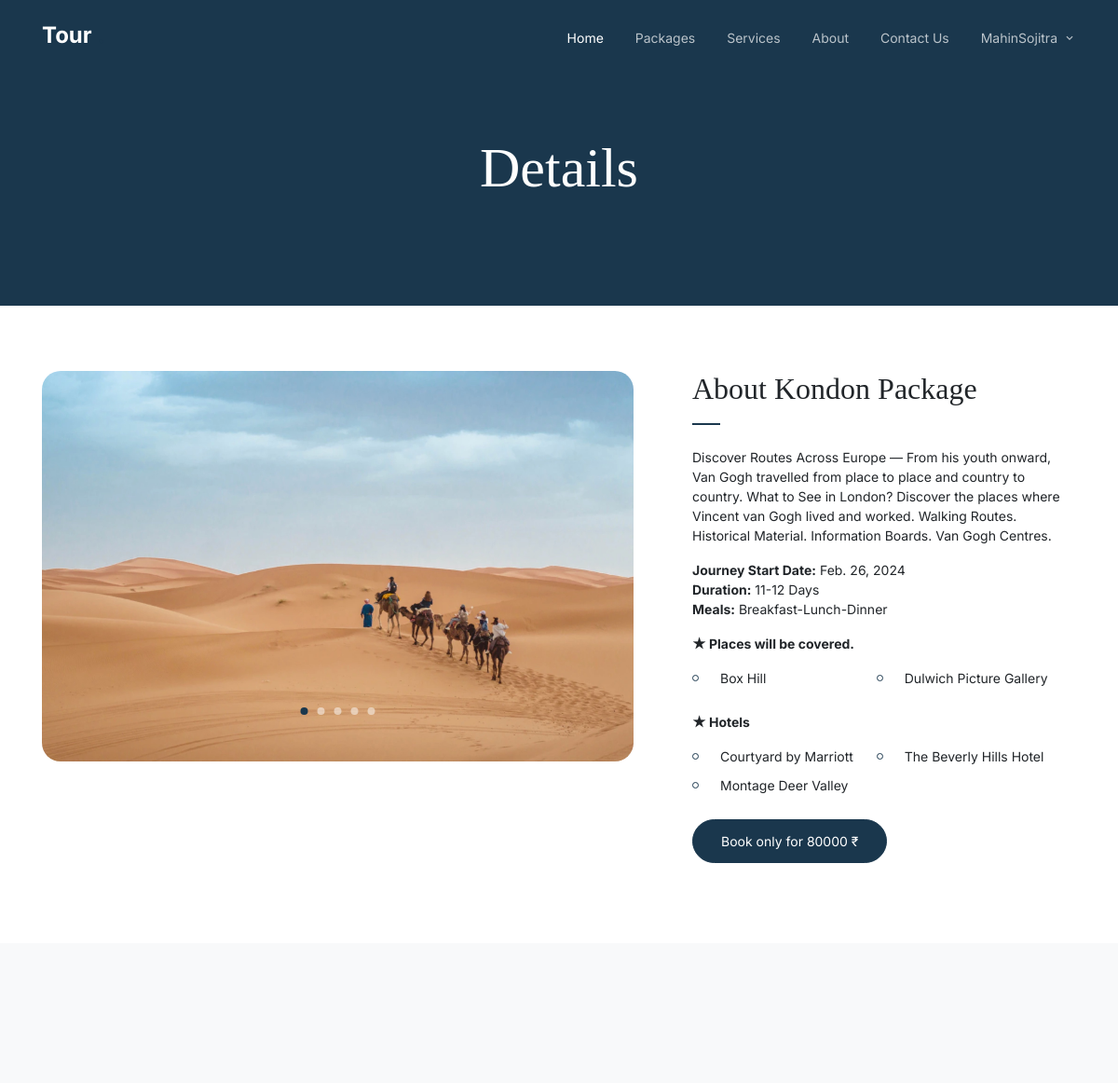
Page /detail/fghbnm (signed in) on the earlier database version.
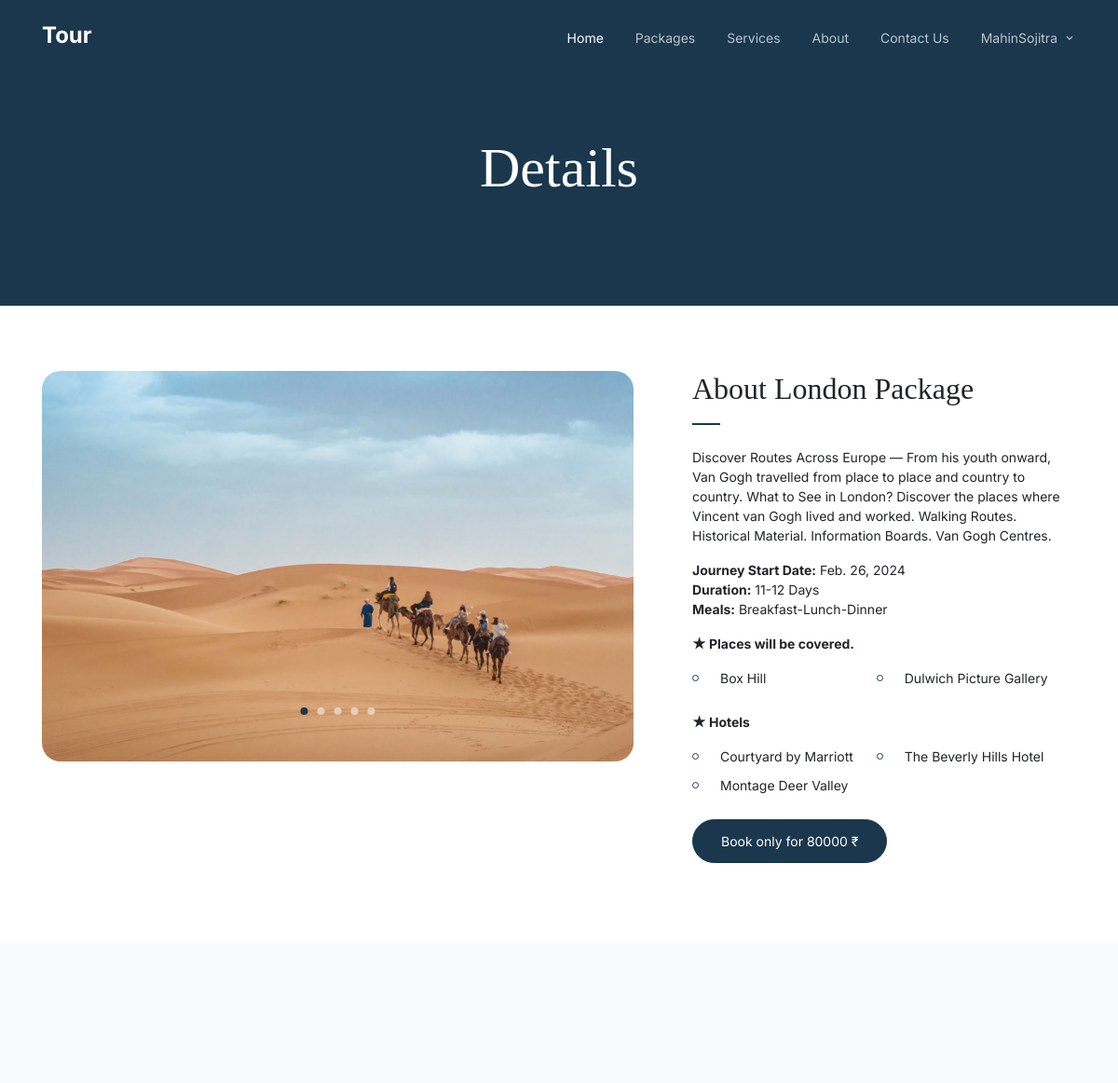
Same page on the later database version.
### app/models.py (models this page shows, shortened)
class Package(models.Model):
    INCLUSION_CHOICES = [
        ("Guided city tours", "Guided city tours"),
        ("Adventure excursions (hiking, zip-lining)", "Adventure excursions (hiking, zip-lining)"),
        ("Relaxing spa day", "Relaxing spa day"),
        ("Water sports (snorkeling, kayaking)", "Water sports (snorkeling, kayaking)"),
        ("Attend a traditional dance or music performance", "Attend a traditional dance or music performance"),
        ("Visit local museums and art galleries", "Visit local museums and art galleries"),
        ("Explore historical landmarks and monuments", "Explore historical landmarks and monuments"),
        ("Private chauffeur service", "Private chauffeur service"),
        ("Local public transportation pass", "Local public transportation pass"),
        ("Group guided bus tours", "Group guided bus tours"),
        ("Rental car for self-exploration", "Rental car for self-exploration"),
        ("Photography or language guide services", "Photography or language guide services"),
        ("Scuba diving to explore underwater life", "Scuba diving to explore underwater life"),
        ("Jet skiing or parasailing", "Jet skiing or parasailing"),
        ("Snorkeling in crystal-clear waters", "Snorkeling in crystal-clear waters"),
        ("Snow or water skiing adventures", "Snow or water skiing adventures"),
        ("Mountain biking or cycling tours", "Mountain biking or cycling tours")
    ]
    packageID = models.CharField(_("package ID"), max_length=6, primary_key=True)
    name = models.CharField(_("package name"), max_length=100)
    places = models.ManyToManyField(Place, blank=False)
    description = models.TextField(_("description"))
    journey_start_date = models.DateField()
    duration = models.CharField(_("duration"), max_length=50)
    meals = models.CharField(_("meals"), max_length=50)
    hotels = models.ManyToManyField(Hotel, blank=False)
    price = models.CharField(_("price"), max_length=50)
    max_travelers = models.IntegerField(_("no of travelers are allowed"))
    is_cancelable = models.BooleanField(_("cancelable"), default=False)
    date_added = models.DateField(auto_now_add=True)

### app/views.py (the view)
@login_required
def packageDetail(request, packageID):
    package = get_object_or_404(Package, pk=packageID)
    context = {
        'package': package,
    }
    return render(request,'package_detail.html',context)

### templates/package_detail.html (shortened to what this page needs)
{% extends "base.html" %}
{% load static %}
{% block content %}
<div class="hero hero-inner">
  <div class="container">
    <div class="row align-items-center">
      <div class="col-lg-6 mx-auto text-center">
        <div class="intro-wrap">
          <h1 class="mb-0">Details</h1>
        </div>
      </div>
    </div>
  </div>
</div>
<div class="untree_co-section">
    <div class="container">
      <div class="row">
        <div class="col-lg-7">
          <div class="owl-single dots-absolute owl-carousel">
            <img src="{% static "images/slider-1.jpg"%}" alt="Free HTML Template by Untree.co" class="img-fluid rounded-20">
          </div>
        </div>
        <div class="col-lg-5 pl-lg-5 ml-auto">
          <h2 class="section-title mb-4">About {{package.name}} Package</h2>
          <p>{{package.description}}</p>
          <p>
            <b>Journey Start Date:</b> {{package.journey_start_date}}<br>
            <b>Duration:</b> {{package.duration}}<br>
            <b>Meals:</b> {{package.meals}}
          </p>
          <p><b>&#9733; Places will be covered.</b></p>
          <ul class="list-unstyled two-col clearfix">
            {% for places in package.places.all %}
              <li>{{places.name}}</li>
            {% endfor %}
          </ul>
          <p><b>&#9733; Hotels</b></p>
          <ul class="list-unstyled two-col clearfix">
            {% for hotel in package.hotels.all %}
              <li>{{hotel.name}}</li>
            {% endfor %}
          </ul>
          <p><a href="{% url "book_view" %}" class="btn btn-primary" >Book only for {{package.price}} &#8377;</a></p>
        </div>
      </div>
    </div>
  </div>
{% endblock content %}

Differences in the rows shown:
changed Package "11-12 Days": name "Kondon" → "London"
